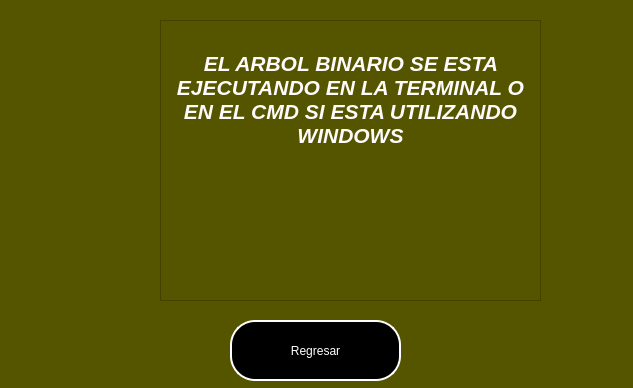
<?xml version="1.0" encoding="UTF-8"?>
<ui version="4.0">
 <class>Form</class>
 <widget class="QWidget" name="Form">
  <property name="geometry">
   <rect>
    <x>0</x>
    <y>0</y>
    <width>633</width>
    <height>388</height>
   </rect>
  </property>
  <property name="windowTitle">
   <string>Arbol Binario de Duracion</string>
  </property>
  <property name="styleSheet">
   <string notr="true">background-color: rgb(255, 255, 255);
background-color: rgb(85, 85, 0);</string>
  </property>
  <widget class="QTextEdit" name="textEditHNL">
   <property name="enabled">
    <bool>false</bool>
   </property>
   <property name="geometry">
    <rect>
     <x>160</x>
     <y>20</y>
     <width>381</width>
     <height>281</height>
    </rect>
   </property>
   <property name="styleSheet">
    <string notr="true">background-color: rgb(85, 85, 0);</string>
   </property>
   <property name="html">
    <string>&lt;!DOCTYPE HTML PUBLIC &quot;-//W3C//DTD HTML 4.0//EN&quot; &quot;http://www.w3.org/TR/REC-html40/strict.dtd&quot;&gt;
&lt;html&gt;&lt;head&gt;&lt;meta name=&quot;qrichtext&quot; content=&quot;1&quot; /&gt;&lt;style type=&quot;text/css&quot;&gt;
p, li { white-space: pre-wrap; }
&lt;/style&gt;&lt;/head&gt;&lt;body style=&quot; font-family:'MS Shell Dlg 2'; font-size:8.25pt; font-weight:400; font-style:normal;&quot;&gt;
&lt;p align=&quot;center&quot; style=&quot;-qt-paragraph-type:empty; margin-top:0px; margin-bottom:0px; margin-left:0px; margin-right:0px; -qt-block-indent:0; text-indent:0px;&quot;&gt;&lt;br /&gt;&lt;/p&gt;
&lt;p align=&quot;center&quot; style=&quot;-qt-paragraph-type:empty; margin-top:0px; margin-bottom:0px; margin-left:0px; margin-right:0px; -qt-block-indent:0; text-indent:0px;&quot;&gt;&lt;br /&gt;&lt;/p&gt;
&lt;p align=&quot;center&quot; style=&quot; margin-top:0px; margin-bottom:0px; margin-left:0px; margin-right:0px; -qt-block-indent:0; text-indent:0px;&quot;&gt;&lt;span style=&quot; font-size:16pt; font-weight:600; font-style:italic; color:#fffbfc;&quot;&gt;EL ARBOL BINARIO SE ESTA EJECUTANDO EN LA TERMINAL O EN EL CMD SI ESTA UTILIZANDO WINDOWS&lt;/span&gt;&lt;/p&gt;&lt;/body&gt;&lt;/html&gt;</string>
   </property>
  </widget>
  <widget class="QPushButton" name="btnAtras">
   <property name="geometry">
    <rect>
     <x>230</x>
     <y>320</y>
     <width>171</width>
     <height>61</height>
    </rect>
   </property>
   <property name="cursor">
    <cursorShape>PointingHandCursor</cursorShape>
   </property>
   <property name="styleSheet">
    <string notr="true">background-color: rgb(0, 0, 0);
color: rgb(255, 255, 255);
border-radius: 25%;
font: 65 italic 20pt &quot;URW Bookman L&quot;;
border-style: solid;
border-width: 2px;</string>
   </property>
   <property name="text">
    <string>Regresar</string>
   </property>
  </widget>
 </widget>
 <resources/>
 <connections/>
</ui>
